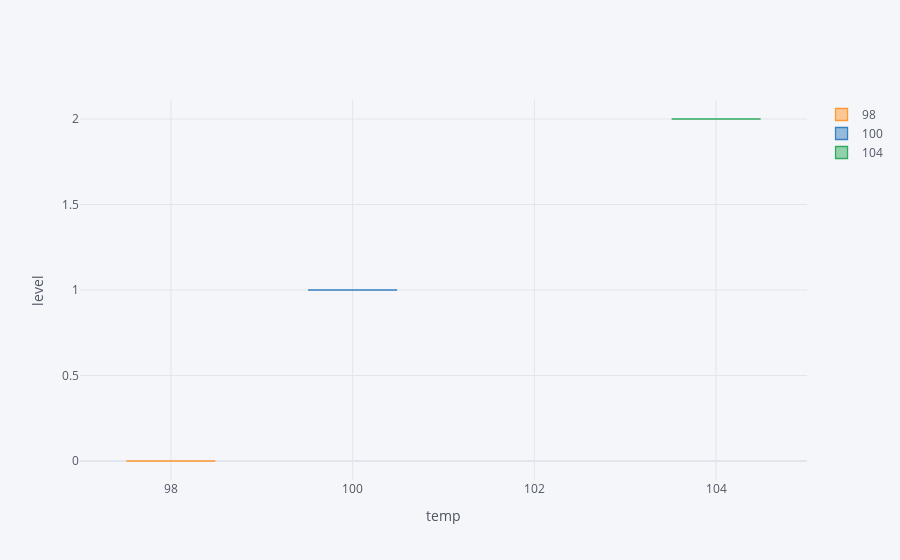

Notebook cell for this chart:
### Code cell
data1.pivot(columns='Temperature', values='Level').iplot(
        kind='box',xTitle='temp',
        yTitle='level')

### Figure 1 — Plotly figure (JSON) as saved in the notebook; plotly's stock layout.template omitted (floating-point values rounded to 4 significant figures)
{"data": [{"boxpoints": false, "line": {"width": 1.3}, "marker": {"color": "rgba(255, 153, 51, 1.0)"}, "name": "98", "orientation": "v", "type": "box", "y": [0, null, null]}, {"boxpoints": false, "line": {"width": 1.3}, "marker": {"color": "rgba(55, 128, 191, 1.0)"}, "name": "100", "orientation": "v", "type": "box", "y": [null, 1, null]}, {"boxpoints": false, "line": {"width": 1.3}, "marker": {"color": "rgba(50, 171, 96, 1.0)"}, "name": "104", "orientation": "v", "type": "box", "y": [null, null, 2]}], "layout": {"legend": {"bgcolor": "#F5F6F9", "font": {"color": "#4D5663"}}, "paper_bgcolor": "#F5F6F9", "plot_bgcolor": "#F5F6F9", "title": {"font": {"color": "#4D5663"}}, "xaxis": {"gridcolor": "#E1E5ED", "showgrid": true, "tickfont": {"color": "#4D5663"}, "title": {"font": {"color": "#4D5663"}, "text": "temp"}, "zerolinecolor": "#E1E5ED"}, "yaxis": {"gridcolor": "#E1E5ED", "showgrid": true, "tickfont": {"color": "#4D5663"}, "title": {"font": {"color": "#4D5663"}, "text": "level"}, "zerolinecolor": "#E1E5ED"}}}
